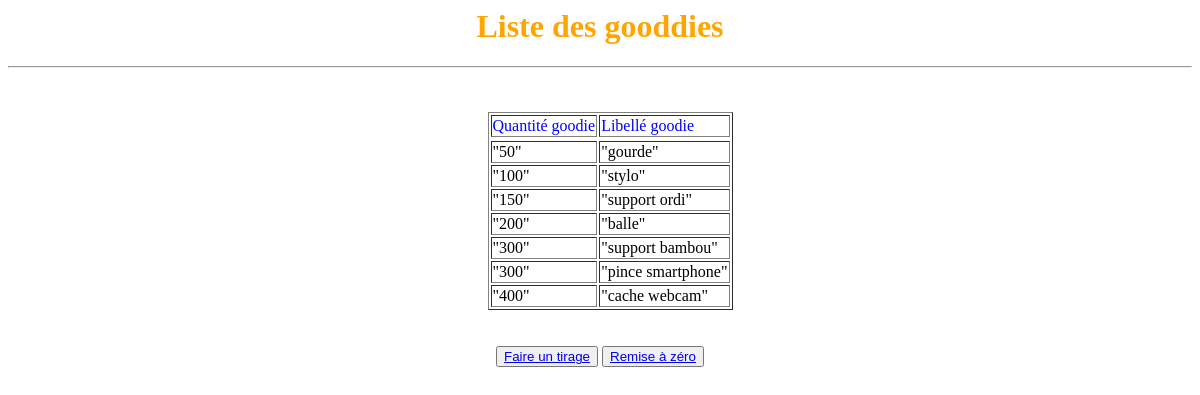
The page / on the database its author committed.
### tables this page shows
CREATE TABLE articles
             (ID INTEGER PRIMARY KEY AUTOINCREMENT, qte int, libelle text);

### app.py (the view)
@app.route("/")
def list_goodies ():
    try:
        conn = sqlite3.connect(pathDB)
        cursorSQLite = conn.cursor()
        sql = "SELECT qte,libelle FROM articles"
        cursorSQLite.execute(sql)
        rows = cursorSQLite.fetchall()
        print(rows)
        print('listing goodies')
        conn.close()
        return render_template("list_goodies.html",goodies=rows)
    except Exception as e:
        print('erreur listing goodies')
        print(e)
        return "erreur listing goodies"

### templates/list_goodies.html (shortened to what this page needs)
<html>
<head>
        <link rel="stylesheet" type="text/css" href="../static/style.css">
    </head>
<body >
<center><h1>Liste des gooddies </h1>
	<hr>
 <br><br>
	<table border="1px" style="margin-left: 20px;">
        <tr style="color: blue; ">
        <td>Quantité goodie</td>
        <td>Libellé goodie</td>
<tr>
		{% for row in goodies %}
                        <tr>
                            {% for cell in row %}
                            <td>"{{ cell }}"</td>
                            {% endfor %}
                        </tr>
                        {% endfor %}
</tr>
</table>
	<br><br>
	<button> <a href="{{ url_for('tirage')}}">Faire un tirage</a></button>
    <button> <a href="{{ url_for('raz')}}">Remise à zéro</a></button>
</body>
</html>

### static/style.css (style rules this page uses)
html { width: 100%; height: 100% }
h1 { color: orange; }

### rows shown on the page
articles: row "50", libelle "gourde"
articles: row "100", libelle "stylo"
articles: row "150", libelle "support ordi"
articles: row "200", libelle "balle"
articles: qte "300", libelle "support bambou"
articles: qte "300", libelle "pince smartphone"
articles: qte "400", libelle "cache webcam"
